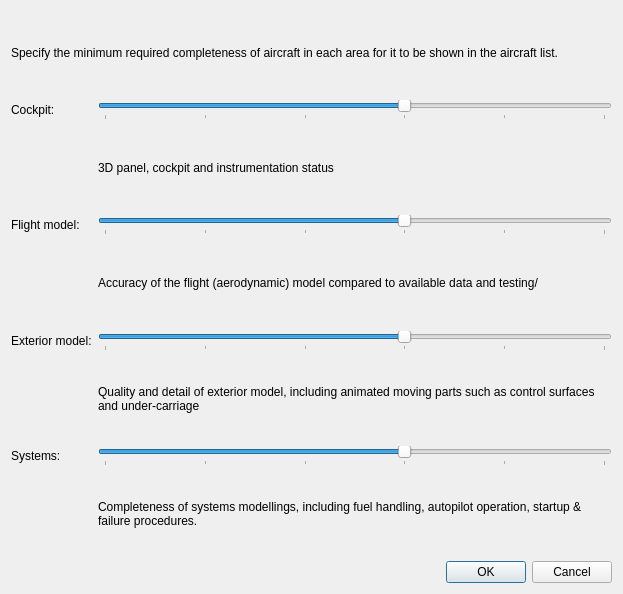
<?xml version="1.0" encoding="UTF-8"?>
<ui version="4.0">
 <class>EditRatingsFilterDialog</class>
 <widget class="QDialog" name="EditRatingsFilterDialog">
  <property name="windowModality">
   <enum>Qt::WindowModal</enum>
  </property>
  <property name="geometry">
   <rect>
    <x>0</x>
    <y>0</y>
    <width>623</width>
    <height>594</height>
   </rect>
  </property>
  <property name="windowTitle">
   <string>Dialog</string>
  </property>
  <property name="modal">
   <bool>true</bool>
  </property>
  <layout class="QGridLayout" name="gridLayout">
   <item row="0" column="0" colspan="3">
    <widget class="QLabel" name="label">
     <property name="text">
      <string>Specify the minimum required completeness of aircraft in each area for it to be shown in the aircraft list.</string>
     </property>
     <property name="wordWrap">
      <bool>true</bool>
     </property>
    </widget>
   </item>
   <item row="1" column="0">
    <widget class="QLabel" name="label_2">
     <property name="text">
      <string>Cockpit:</string>
     </property>
    </widget>
   </item>
   <item row="1" column="2">
    <widget class="QSlider" name="cockpitSlider">
     <property name="maximum">
      <number>5</number>
     </property>
     <property name="value">
      <number>3</number>
     </property>
     <property name="orientation">
      <enum>Qt::Horizontal</enum>
     </property>
     <property name="invertedAppearance">
      <bool>false</bool>
     </property>
     <property name="invertedControls">
      <bool>false</bool>
     </property>
     <property name="tickPosition">
      <enum>QSlider::TicksBelow</enum>
     </property>
     <property name="tickInterval">
      <number>1</number>
     </property>
    </widget>
   </item>
   <item row="2" column="2">
    <widget class="QLabel" name="label_3">
     <property name="text">
      <string>3D panel, cockpit and instrumentation status</string>
     </property>
    </widget>
   </item>
   <item row="3" column="0" colspan="2">
    <widget class="QLabel" name="label_4">
     <property name="text">
      <string>Flight model:</string>
     </property>
    </widget>
   </item>
   <item row="3" column="2">
    <widget class="QSlider" name="fdmSlider">
     <property name="maximum">
      <number>5</number>
     </property>
     <property name="value">
      <number>3</number>
     </property>
     <property name="orientation">
      <enum>Qt::Horizontal</enum>
     </property>
     <property name="invertedAppearance">
      <bool>false</bool>
     </property>
     <property name="invertedControls">
      <bool>false</bool>
     </property>
     <property name="tickPosition">
      <enum>QSlider::TicksBelow</enum>
     </property>
     <property name="tickInterval">
      <number>1</number>
     </property>
    </widget>
   </item>
   <item row="4" column="2">
    <widget class="QLabel" name="label_5">
     <property name="text">
      <string>Accuracy of the flight (aerodynamic) model compared to available data and testing/</string>
     </property>
     <property name="wordWrap">
      <bool>true</bool>
     </property>
    </widget>
   </item>
   <item row="5" column="0" colspan="2">
    <widget class="QLabel" name="label_6">
     <property name="text">
      <string>Exterior model:</string>
     </property>
    </widget>
   </item>
   <item row="5" column="2">
    <widget class="QSlider" name="modelSlider">
     <property name="maximum">
      <number>5</number>
     </property>
     <property name="value">
      <number>3</number>
     </property>
     <property name="orientation">
      <enum>Qt::Horizontal</enum>
     </property>
     <property name="invertedAppearance">
      <bool>false</bool>
     </property>
     <property name="invertedControls">
      <bool>false</bool>
     </property>
     <property name="tickPosition">
      <enum>QSlider::TicksBelow</enum>
     </property>
     <property name="tickInterval">
      <number>1</number>
     </property>
    </widget>
   </item>
   <item row="6" column="2">
    <widget class="QLabel" name="label_7">
     <property name="text">
      <string>Quality and detail of exterior model, including animated moving parts such as control surfaces and under-carriage</string>
     </property>
     <property name="wordWrap">
      <bool>true</bool>
     </property>
    </widget>
   </item>
   <item row="7" column="0" colspan="2">
    <widget class="QLabel" name="label_8">
     <property name="text">
      <string>Systems:</string>
     </property>
    </widget>
   </item>
   <item row="7" column="2">
    <widget class="QSlider" name="systemsSlider">
     <property name="maximum">
      <number>5</number>
     </property>
     <property name="value">
      <number>3</number>
     </property>
     <property name="orientation">
      <enum>Qt::Horizontal</enum>
     </property>
     <property name="invertedAppearance">
      <bool>false</bool>
     </property>
     <property name="invertedControls">
      <bool>false</bool>
     </property>
     <property name="tickPosition">
      <enum>QSlider::TicksBelow</enum>
     </property>
     <property name="tickInterval">
      <number>1</number>
     </property>
    </widget>
   </item>
   <item row="8" column="2">
    <widget class="QLabel" name="label_9">
     <property name="text">
      <string>Completeness of systems modellings, including fuel handling, autopilot operation, startup &amp; failure procedures.</string>
     </property>
     <property name="wordWrap">
      <bool>true</bool>
     </property>
    </widget>
   </item>
   <item row="9" column="1" colspan="2">
    <widget class="QDialogButtonBox" name="buttonBox">
     <property name="orientation">
      <enum>Qt::Horizontal</enum>
     </property>
     <property name="standardButtons">
      <set>QDialogButtonBox::Cancel|QDialogButtonBox::Ok</set>
     </property>
    </widget>
   </item>
  </layout>
 </widget>
 <resources/>
 <connections>
  <connection>
   <sender>buttonBox</sender>
   <signal>accepted()</signal>
   <receiver>EditRatingsFilterDialog</receiver>
   <slot>accept()</slot>
   <hints>
    <hint type="sourcelabel">
     <x>248</x>
     <y>254</y>
    </hint>
    <hint type="destinationlabel">
     <x>157</x>
     <y>274</y>
    </hint>
   </hints>
  </connection>
  <connection>
   <sender>buttonBox</sender>
   <signal>rejected()</signal>
   <receiver>EditRatingsFilterDialog</receiver>
   <slot>reject()</slot>
   <hints>
    <hint type="sourcelabel">
     <x>316</x>
     <y>260</y>
    </hint>
    <hint type="destinationlabel">
     <x>286</x>
     <y>274</y>
    </hint>
   </hints>
  </connection>
 </connections>
</ui>
